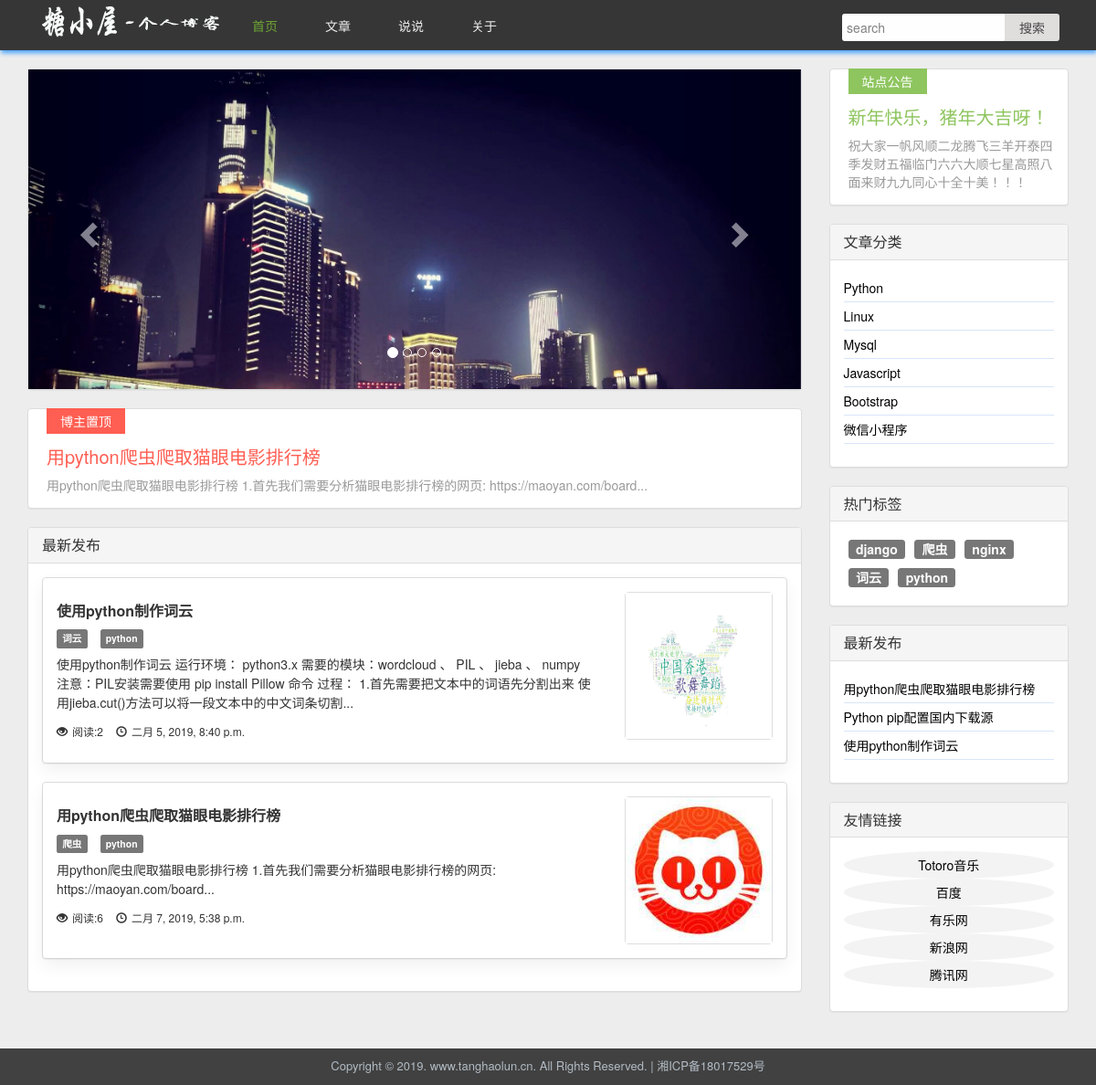
The page / on the database its author committed.
### demo/models.py (models this page shows, shortened)
class Article(models.Model):
    title = models.CharField(max_length=128, verbose_name="文章标题")
    abstract = models.CharField(max_length=256, verbose_name="文章摘要", null=True, blank=True)
    cover = models.ImageField(upload_to="./article/%Y/%m%d/", verbose_name="文章封面", null=True, blank=True)
    public_time = models.DateTimeField(auto_now_add=True)  # 创建时间,不会变化
    latest_time = models.DateTimeField(auto_now=True)  # 最后修改时间，修改之后自动更新时间
    content = RichTextUploadingField(verbose_name="文章详情")
    article_class = models.ForeignKey(ArticleClassification, on_delete=models.DO_NOTHING, related_name="ArticleClass",
                                      verbose_name="分类")
    article_tag = models.ManyToManyField(Tag, related_name="ArticleTag", verbose_name="标签", blank=True)
    view_times = models.IntegerField(default=0, verbose_name="浏览次数")
    comments = models.ForeignKey(Comment, on_delete=models.DO_NOTHING, verbose_name="文章评论", related_name="comments",
                                 null=True, blank=True)
    is_recommend = models.BooleanField(default=False, verbose_name="置顶")
    is_object = models.BooleanField(default=False, verbose_name="是否项目")
    class Meta:
        verbose_name = "文章表"
        verbose_name_plural = verbose_name

class Tag(models.Model):
    Tag_name = models.CharField(max_length=128, verbose_name="文章标签")
    def __str__(self):
        return self.Tag_name
    class Meta:
        verbose_name = "文章标签"
        verbose_name_plural = verbose_name

class ArticleClassification(models.Model):
    Class_name = models.CharField(max_length=128, verbose_name="文章分类")
    class Meta:
        verbose_name = "文章分类"
        verbose_name_plural = verbose_name

### demo/views.py (the view)
# urls.py: url(r'^$', views.index),
def index(request):
    articles_object = Article.objects.filter(is_object=True).all()  # 筛选出是项目的文章
    if len(articles_object) > 6:
        articles_object = articles_object[:6]
    article_news = Article.objects.order_by('-public_time')  # 将所有项目按时间排序查找，最新发布栏
    article_top = Article.objects.filter(is_recommend=True).all()[0]  # 置顶
    classes = ArticleClassification.objects.all()  # 所有分类
    tags = Tag.objects.all()  # 所有文章标签
    kwgs = {
        "article_top": article_top,
        "articles": articles_object,
        "article_news": article_news,
        "classes": classes,
        "tags": tags
    }
    return render(request, "index.html", kwgs)

### demo/request_context.py (called while the page is built)
def global_data(request):
    current_url = request.path
    return locals()

### templates/index.html (shortened to what this page needs)
{% extends 'template.html' %}
    {% block static %}
	<link href="../../Blog1/static/plugin/bootstrap/css/bootstrap.min.css" rel="stylesheet">
	<link rel="stylesheet" type="text/css" href="../../Blog1/static/css/common.css" />
    {% endblock %}
    {% block content %}
		<div class="w_container">
			<div class="container">
				<div class="row w_main_row">
					<div class="col-lg-9 col-md-9 w_main_left">
						<div class="panel panel-default">
							<div id="w_carousel" class="carousel slide w_carousel" data-ride="carousel">
								<ol class="carousel-indicators">
									<li data-target="#w_carousel" data-slide-to="0" class="active"></li>
									<li data-target="#w_carousel" data-slide-to="1"></li>
									<li data-target="#w_carousel" data-slide-to="2"></li>
									<li data-target="#w_carousel" data-slide-to="3"></li>
								</ol>
								<div class="carousel-inner" role="listbox">
									<div class="item active">
                                        <img src="../../Blog1/static/img/slider/test1.jpg" width="800px" height="335px" alt="...">
									</div>
								</div>
								<a class="left carousel-control" href="#w_carousel" role="button" data-slide="prev">
									<span class="glyphicon glyphicon-chevron-left"></span>
								</a>
								<a class="right carousel-control" href="#w_carousel" role="button" data-slide="next">
									<span class="glyphicon glyphicon-chevron-right"></span>
								</a>
							</div>
						</div>
						<div class="panel panel-default contenttop">
							<a href="/article/{{ article_top.id }}">
								<strong>博主置顶</strong>
								<h3 class="title">{{ article_top.title }}</h3>
								<p class="overView">{{ article_top.abstract|truncatewords:20 }}</p>
							</a>
						</div>
						<div class="panel panel-default">
							<div class="panel-heading">
								<h3 class="panel-title">最新发布</h3>
							</div>
							<div class="panel-body">
								<div class="contentList">
                                    {% for article in articles %}
									<div class="panel panel-default">
										<div class="panel-body">
                                                {% if article.cover %}
                                            <div class="contentleft">
												<h4><a class="title" href="/article/{{ article.id }}">{{ article.title }}</a></h4>
												<p>
                                                    {% for tag in article.article_tag.all %}
												        <a class="label label-default" href="/tag/{{ tag.id }}">{{ tag }}</a>
                                                    {% endfor %}
                                                </p>
                                                    <p class="overView">
                                                        <a href="/article/{{ article.id }}">{% if article.abstract %}{{ article.abstract }}{% endif %}</a>
                                                    </p>
												<p>
                                                <span class="count"><i class="glyphicon glyphicon-eye-open"></i>阅读:{{ article.view_times }}</span>
                                                <span class="count"><i class="glyphicon glyphicon-time"></i>{{ article.public_time }}</span>
                                                </p>
											</div>
											<div class="contentImage">
												<div class="row">
													<a href="/article/{{ article.id }}" class="thumbnail w_thumbnail">
														<img src="/media/{{ article.cover }}" alt="...">
													</a>
												</div>
											</div>
                                                {% endif %}
										</div>
									</div>
                                    {% endfor %}
								</div>
							</div>
						</div>
					</div>
					<div class="col-lg-3 col-md-3 w_main_right">
						<div class="panel panel-default sitetip">
							<a href="javascript:;">
								<strong>站点公告</strong>
								<h3 class="title">新年快乐，猪年大吉呀！</h3>
								<p class="overView">祝大家一帆风顺二龙腾飞三羊开泰四季发财五福临门六六大顺七星高照八面来财九九同心十全十美！！！</p>
							</a>
						</div>
                        <div class="panel panel-default">
							<div class="panel-heading">
								<h2 class="panel-title">文章分类</h2>
							</div>
							<div class="panel-body">
								<ul class="list-unstyled sidebar">
                                    {% for class in classes %}
									<li>
										<a href="/class/{{ class.id }}">{{ class.Class_name }}</a>
									</li>
                                    {% endfor %}
								</ul>
							</div>
						</div>
						<div class="panel panel-default">
							<div class="panel-heading">
								<h3 class="panel-title">热门标签</h3>
							</div>
							<div class="panel-body">
								<div class="labelList">
                                    {% for tag in tags %}
									<a class="label label-default" href="/tag/{{ tag.id }}">{{ tag.Tag_name }}</a>
                                    {% endfor %}
								</div>
							</div>
						</div>
						<div class="panel panel-default">
							<div class="panel-heading">
								<h3 class="panel-title">最新发布</h3>
							</div>
							<div class="panel-body">
								<ul class="list-unstyled sidebar">
                                  {% for article in article_news %}
									<li>
										<a href="/article/{{ article.id }}">{{ article.title }}</a>
									</li>
                                  {% endfor %}
								</ul>
							</div>
						</div>
						<div class="panel panel-default">
							<div class="panel-heading">
								<h3 class="panel-title">友情链接</h3>
							</div>
							<div class="panel-body">
								<div class="newContent">
									<ul class="list-unstyled sidebar shiplink">
										<li><a href="https://www.tanghaolun.cn:666" target="_blank">Totoro音乐</a></li>
										<li><a href="https://www.baidu.com" target="_blank">百度</a>	</li>
										<li><a href="http://www.ulewo.com/" target="_blank">有乐网</a></li>
										<li><a href="http://www.sina.com.cn/" target="_blank">新浪网</a></li>
										<li><a href="http://www.qq.com/" target="_blank">腾讯网</a></li>
									</ul>
								</div>
							</div>
						</div>
					</div>
				</div>
			</div>
		</div>
    {% endblock %}

### templates/template.html (shortened to what this page needs)
<!DOCTYPE html>
<html>
	<head>
	</head>
    {% block static %}
    {% endblock %}
	<body>
		<div class="w_header">
			<div class="container">
				<div class="w_header_top">
					<a href="/" class="w_logo"></a>
					<span class="w_header_nav">
					<ul>
						<li><a href="/" {% if current_url == "/" %}class="active"{% endif %}>首页</a></li>
						<li><a href="/article" {% if current_url == "/article/" %}class="active"{% endif %}>文章</a></li>
						<li><a href="/mood" {% if current_url == "/mood/" %}class="active"{% endif %}>说说</a></li>
                        <li><a href="/about" {% if current_url == "/about/" %}class="active"{% endif %}>关于</a></li>
					</ul>
				</span>
					<div class="w_search">
						<div class="w_searchbox">
							<input type="text" class="search_input" placeholder="search" />
							<button class="search_button">搜索</button>
						</div>
					</div>
				</div>
			</div>
		</div>
        {% block content %}
        {% endblock %}
		<div class="w_foot">
			<div class="w_foot_copyright">Copyright &copy; 2019. www.tanghaolun.cn. All Rights Reserved. <span>|</span>
				<a target="_blank" href="http://www.miitbeian.gov.cn/" rel="nofollow">湘ICP备18017529号</a>
			</div>
		</div>
	</body>
</html>

### static/css/common.css (style rules this page uses)
html,body { height: 100%; background: #ededed; }
* { box-sizing: border-box; -moz-box-sizing:border-box; -webkit-box-sizing: border-box; }
a,a:hover { text-decoration: none; color: #333; }
.w_header { height: 55px; margin-bottom: -55px; position: fixed; z-index:999; width: 100%; background: #222; box-shadow:1px 3px 5px #39F; opacity:.90; }
.w_header_top { height: 55px; }
.w_logo { width: 220px; height: 55px; background-image: url(../img/logo2.png); background-repeat: no-repeat; background-position: center; float: left; }
.w_search { float: right; padding-right: 10px; padding-left: 10px; height: 80px; }
.w_search .w_searchbox { margin-top: 15px; }
.w_search .w_searchbox>input { border: none; height: 30px; padding: 5px; border-radius: 2px; font-size: 14px; border-top-left-radius: 3px; border-bottom-left-radius: 3px; }
.w_search .w_searchbox>button { border: none; height: 30px; margin-left: -5px; background-color: #DEDBDB; width: 60px; font-size: 14px; border-top-right-radius: 3px; border-bottom-right-radius: 3px; }
.w_header_nav { margin-top: 20px; }
.w_header_nav>ul { padding: 0px; margin: 0px; }
.w_header_nav>ul>li { float: left; display: inline; padding: 17.5px 0px; }
.w_header_nav>ul>li>a { color: #eee; font-size:14px; text-transform:uppercase; line-height: 10px; height: 10px; width: 80px; display: inline-block; text-align: center; font-family:"Microsoft Yahei", "Helvetica Neue", Helvetica, Arial, sans-serif; }
.w_header_nav>ul>li>a.active { color: #619d21; }
.w_container { min-height: 100%; padding: 55px 0px 40px 0px; }
.w_main_left { margin: 20px 0px; }
.w_main_right { margin: 20px 0px; }
.w_carousel .carousel-inner img { width: 100%; height: 350px; }
.contenttop>a { display: block; padding: 0px 15px 15px 20px; }
.contenttop strong { background-color: #FF5E52; margin: -1px 0 0 0; display: inline-block; padding: 4px 15px; color: #fff; font-size: 14px; font-weight: normal; }
.contenttop .title { color: #FF5E52; font-size: 20px; font-weight: normal; margin-top: 14px; }
.contenttop .overView { color: #999; margin-bottom: 0; }
.sitetip>a { display: block; padding: 0px 15px 15px 20px; }
.sitetip strong { background-color: #8EC55F; margin: -1px 0 0 0; display: inline-block; padding: 4px 15px; color: #fff; font-size: 14px; font-weight: normal; }
.sitetip .title { color: #8EC55F; font-size: 20px; font-weight: normal; margin-top: 14px; }
.sitetip .overView { color: #999; margin-bottom: 0; }
.contentList .title { font-size: 16px; color: #333; font-weight:600; }
.contentList .label { margin-right: 10px; }
.contentList .overView { color: #555; line-height:1.5; color: #5f5f5f; }
.count { margin-right: 10px; font-size:12px; }
.count>i { margin-right: 5px; }
.contentleft { width:75%; float: left; }
.contentList .contentImage { float: right; }
.contentList .contentImage .row { margin: 0px; }
.contentList .contentImage .row .thumbnail { margin: 0px; padding: 0px; }
.contentList .contentImage img { width: 160px; height: 160px; }
.labelList { padding: 0px; }
.labelList .label { float: left; margin: 5px; font-size: 14px; }
.list-unstyled { padding-left:0px; list-style:none; margin-top:0px; margin-bottom:10px; }
.sidebar li { border-bottom:1px solid #d8e6f8; padding:5px 0px; }
.sidebar li a { font-size:14px; color:#000; }
.shiplink li { background: #F3F3F3; border-radius: 50%; text-align: center; border-bottom: none; }
.contentList .panel-body { box-shadow: 0px 8px 18px rgba(0,0,0,0.06); transition: all .2s ease-out; }
.w_foot { height: 40px; margin-top: -40px; }
.w_foot_copyright { height: 40px; text-align: center; padding-top: 10px; background: #414141; color:#b2bcc5; font-size:13px; }
.w_foot_copyright>a { color:#b2bcc5; text-decoration:none; font-size:13px; }

### rows shown on the page
Article: title "用python爬虫爬取猫眼电影排行榜", abstract "用python爬虫爬取猫眼电影排行榜 1.首先我们需要分析猫眼电影排行榜的网页: https://maoyan.com/board...", view_times "6", public_time "二月 7, 2019, 5:38 p.m.", cover (picture)
Article: title "使用python制作词云", abstract "使用python制作词云 运行环境： python3.x 需要的模块：wordcloud 、 PIL 、 jieba 、 numpy 注意：PIL安装需要使用 pip install Pillow 命令 过程： 1.首先需要把文本中的词语先分割出来 使用jieba.cut()方法可以将一段文本中的中文词条切割...", view_times "2", public_time "二月 5, 2019, 8:40 p.m.", cover (picture)
Tag: Tag_name "词云"
Tag: Tag_name "python"
Tag: Tag_name "爬虫"
ArticleClassification: Class_name "Python"
ArticleClassification: Class_name "Linux"
ArticleClassification: Class_name "Mysql"
ArticleClassification: Class_name "Javascript"
ArticleClassification: Class_name "Bootstrap"
ArticleClassification: Class_name "微信小程序"
Tag: Tag_name "django"
Tag: Tag_name "nginx"
Article: title "Python pip配置国内下载源"
